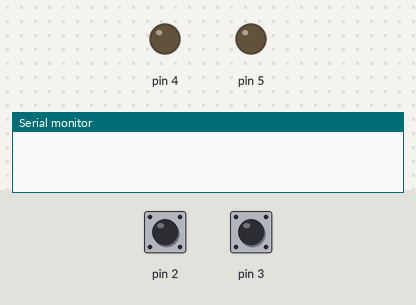
Bench run of a sketch on a simulated Arduino Uno, built with avr-gcc and run on an emulated ATmega328P. Parts: output pins drawn as LEDs (lit = HIGH), the last lines printed to the serial monitor. The inputs (shaded band) are chosen by the test bench; at power-on: pin 2 HIGH, pin 3 HIGH.

Above: at 1.2 s.
1.3 s: pin 2 pulled LOW for 0.15 s
At 1.37 s:
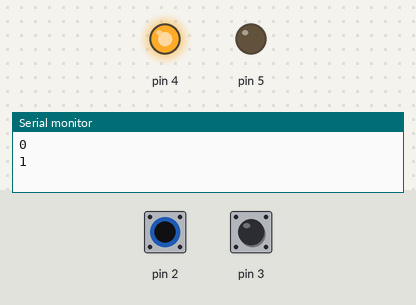
2.9 s: pin 3 pulled LOW for 0.15 s
At 2.97 s:
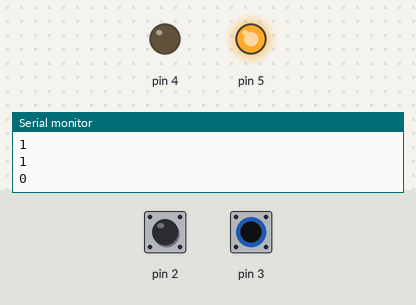
4.5 s: pin 3 pulled LOW for 3.2 s
At 8.9 s:
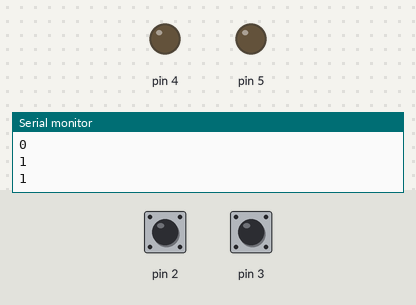
9.2 s: pin 2 pulled LOW for 3.2 s
At 10.1 s:
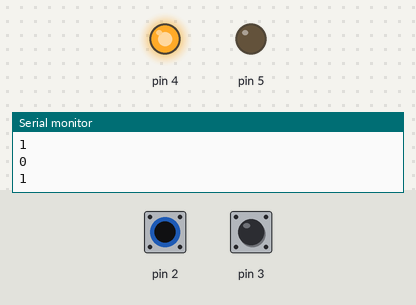
13.9 s: pin 2 driven LOW and pin 3 driven LOW
At 14.9 s:
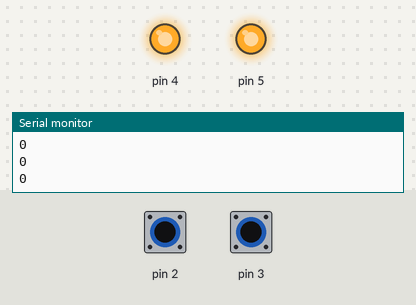
Timing chart, 0 to 16.4 s (numbered marks = the images above; inputs shaded):
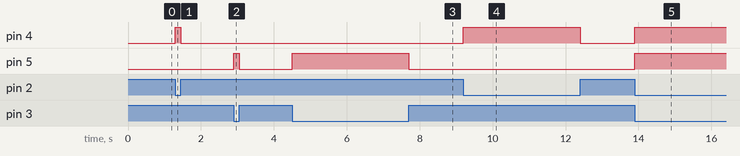

Measured:
- after the input at 1.3 s, pin 4: LOW → HIGH at once, → LOW 0.15 s later
- after the input at 2.9 s, pin 5: LOW → HIGH at once, → LOW 0.15 s later
- after the input at 4.5 s, pin 5: LOW → HIGH at once, → LOW 3.2 s later
- after the input at 9.2 s, pin 4: LOW → HIGH at once, → LOW 3.2 s later
- after the input at 13.9 s, pin 4, pin 5: LOW → HIGH at once

The sketch:

Interrupt_Handling.ino
```cpp
// Code by Aadhitya G

void setup() {
  pinMode(4, OUTPUT);
  pinMode(5, OUTPUT);
  pinMode(2, INPUT_PULLUP);
  pinMode(3, INPUT_PULLUP);
  Serial.begin(9600);
  attachInterrupt(digitalPinToInterrupt(2), Ledon, CHANGE);
  attachInterrupt(digitalPinToInterrupt(3), Ledon, CHANGE);
}
void loop() {
  // nothing here!
}

void Ledon() {
  int x=digitalRead(2);
  int y=digitalRead(3);
  Serial.println(x);
  Serial.println(y);
if(x == 0)
  {
  digitalWrite(4, HIGH);
}
  else
  {
    digitalWrite(4, LOW);
}
  if(y == 0)
  {
  digitalWrite(5, HIGH);
}
  else
  {
    digitalWrite(5, LOW);
}
}
```
